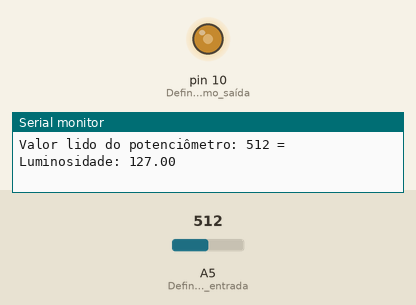
The sketch below on a simulated Arduino Uno, built with avr-gcc and run on an emulated ATmega328P. On the bench: output pins drawn as LEDs (lit = HIGH), the last lines printed to the serial monitor. Inputs (shaded band) come from the test bench; at power-on: A5 (Define_como_entrada) = 512.

Above: at 1.2 s.
1.3 s: A5 (Define_como_entrada) set to 419
At 1.9 s:
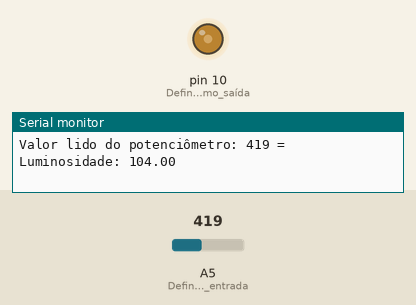
4.3 s: A5 (Define_como_entrada) set to 392
At 4.8 s:
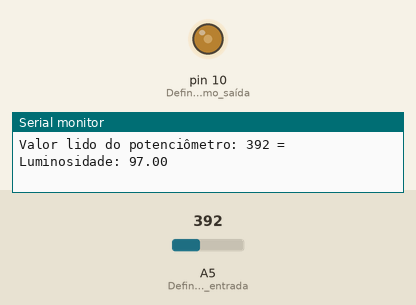
7.3 s: A5 (Define_como_entrada) set to 716
At 8.1 s:
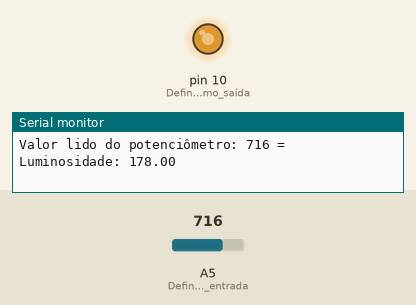
8.8 s: A5 (Define_como_entrada) set to 987
At 9.6 s:
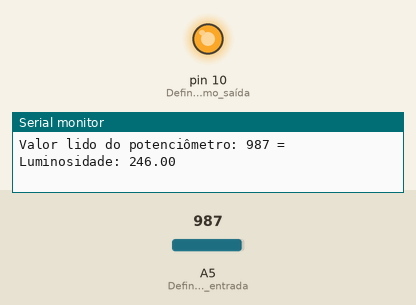
10.3 s: A5 (Define_como_entrada) set to 1012
At 11.1 s:
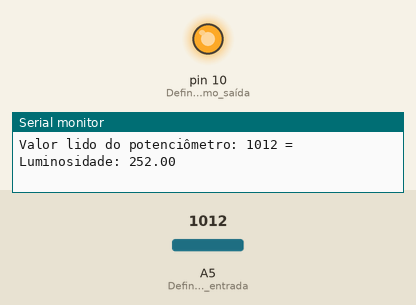
13.3 s: A5 (Define_como_entrada) set to 122
At 14.7 s:
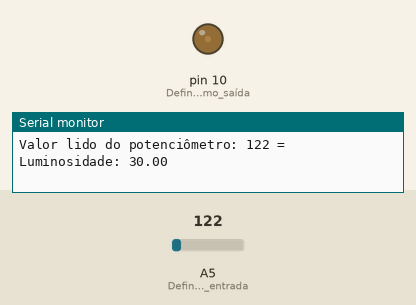
Timing chart, 0 to 15.8 s (numbered marks = the images above; inputs shaded):
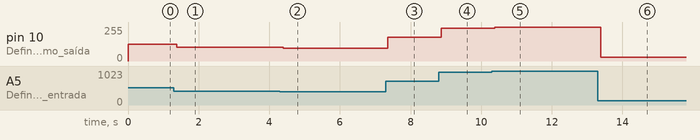

The sketch:

Potenciometro_simples.ino
```cpp
int valorpot = 0;
float luminosidade = 0;
void setup(){
  Serial.begin(9600); //inicia a serial
  pinMode (10, OUTPUT); //Define como saída
  pinMode (A5, INPUT); //Define como entrada
}
void loop(){
  valorpot = analogRead(5); //Lê o valor no pino
  //Converte e atribui para a variável o valor lido
  luminosidade = map (valorpot, 0, 1023, 0, 255);
  Serial.print("Valor lido do potenciômetro: ");
  //exibe o valor lido no monitor serial
  Serial.print(valorpot);
  Serial.print (" = Luminosidade: ");
  //exibe o valor convertido para luminosidade
  Serial.println (luminosidade);
  analogWrite (10, luminosidade);
}
```

Measured:
- after the input at 1.3 s, pin 10 (Define_como_saída): 127/255 → 104/255 after 0.08 s
- after the input at 4.3 s, pin 10 (Define_como_saída): 104/255 → 97/255 after 0.10 s
- after the input at 7.3 s, pin 10 (Define_como_saída): 97/255 → 178/255 after 0.06 s
- after the input at 8.8 s, pin 10 (Define_como_saída): 178/255 → 246/255 after 0.07 s
- after the input at 10.3 s, pin 10 (Define_como_saída): 246/255 → 252/255 after 0.08 s
- after the input at 13.3 s, pin 10 (Define_como_saída): 252/255 → 30/255 after 0.08 s
